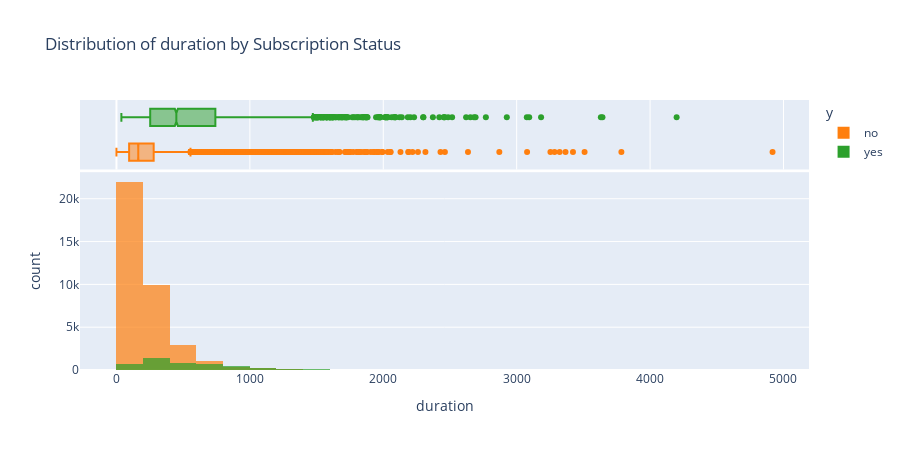
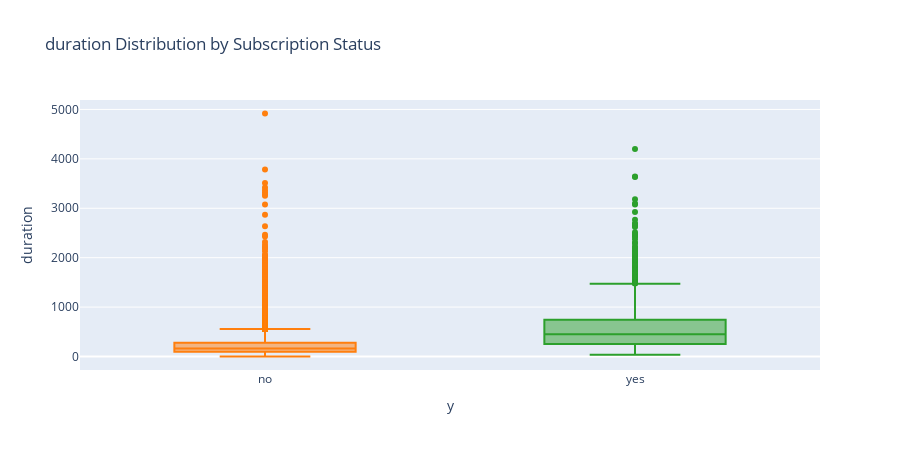

Here is the notebook cell these charts were saved with, in order:
### Code cell
# Cell 5: Numerical Feature Analysis

print("\n--- Numerical Feature Analysis ---")
selected_num = 'duration' # Example: Use 'duration'

if selected_num in df_filtered.columns:
    print(f"\nStatistics for '{selected_num}': Mean={df_filtered[selected_num].mean():.2f}, Median={df_filtered[selected_num].median():.2f}")
    
    # Distribution/Histogram
    fig_hist = px.histogram(
        df_filtered,
        x=selected_num,
        color='y',
        title=f"Distribution of {selected_num} by Subscription Status",
        nbins=40,
        color_discrete_map={'no': '#ff7f0e', 'yes': '#2ca02c'},
        opacity=0.7,
        barmode='overlay',
        marginal='box'
    )
    fig_hist.update_layout(height=450)
    fig_hist.show()
    
    # Boxplot by Target
    fig_box = px.box(
        df_filtered,
        x='y',
        y=selected_num,
        color='y',
        title=f"{selected_num} Distribution by Subscription Status",
        color_discrete_map={'no': '#ff7f0e', 'yes': '#2ca02c'},
        points='outliers'
    )
    fig_box.update_layout(height=450, showlegend=False)
    fig_box.show()

### Figure 1 — Plotly figure (JSON) as saved in the notebook; plotly's stock layout.template omitted (floating-point values rounded to 4 significant figures; data arrays with more than 128 entries replaced by an {"elided": "..."} marker saying what was removed)
{"data": [{"bingroup": "x", "hovertemplate": "y=no<br>duration=%{x}<br>count=%{y}<extra></extra>", "legendgroup": "no", "marker": {"color": "#ff7f0e", "opacity": 0.7, "pattern": {"shape": ""}}, "name": "no", "nbinsx": 40, "orientation": "v", "showlegend": true, "type": "histogram", "x": {"elided": "36548 int values"}, "xaxis": "x", "yaxis": "y"}, {"hovertemplate": "y=no<br>duration=%{x}<extra></extra>", "legendgroup": "no", "marker": {"color": "#ff7f0e"}, "name": "no", "notched": true, "showlegend": false, "type": "box", "x": {"elided": "36548 int values"}, "xaxis": "x2", "yaxis": "y2"}, {"bingroup": "x", "hovertemplate": "y=yes<br>duration=%{x}<br>count=%{y}<extra></extra>", "legendgroup": "yes", "marker": {"color": "#2ca02c", "opacity": 0.7, "pattern": {"shape": ""}}, "name": "yes", "nbinsx": 40, "orientation": "v", "showlegend": true, "type": "histogram", "x": {"elided": "4640 int values"}, "xaxis": "x", "yaxis": "y"}, {"hovertemplate": "y=yes<br>duration=%{x}<extra></extra>", "legendgroup": "yes", "marker": {"color": "#2ca02c"}, "name": "yes", "notched": true, "showlegend": false, "type": "box", "x": {"elided": "4640 int values"}, "xaxis": "x2", "yaxis": "y2"}], "layout": {"barmode": "overlay", "height": 450, "legend": {"title": {"text": "y"}, "tracegroupgap": 0}, "title": {"text": "Distribution of duration by Subscription Status"}, "xaxis": {"anchor": "y", "domain": [0, 1], "title": {"text": "duration"}}, "xaxis2": {"anchor": "y2", "domain": [0, 1], "matches": "x", "showgrid": true, "showticklabels": false}, "yaxis": {"anchor": "x", "domain": [0, 0.7326], "title": {"text": "count"}}, "yaxis2": {"anchor": "x2", "domain": [0.7426, 1], "matches": "y2", "showgrid": false, "showline": false, "showticklabels": false, "ticks": ""}}}

### Figure 2 — Plotly figure (JSON) as saved in the notebook; plotly's stock layout.template omitted (floating-point values rounded to 4 significant figures; data arrays with more than 128 entries replaced by an {"elided": "..."} marker saying what was removed)
{"data": [{"alignmentgroup": "True", "boxpoints": "outliers", "hovertemplate": "y=%{x}<br>duration=%{y}<extra></extra>", "legendgroup": "no", "marker": {"color": "#ff7f0e"}, "name": "no", "notched": false, "offsetgroup": "no", "orientation": "v", "showlegend": true, "type": "box", "x": {"elided": "36548 str values"}, "x0": " ", "xaxis": "x", "y": {"elided": "36548 int values"}, "y0": " ", "yaxis": "y"}, {"alignmentgroup": "True", "boxpoints": "outliers", "hovertemplate": "y=%{x}<br>duration=%{y}<extra></extra>", "legendgroup": "yes", "marker": {"color": "#2ca02c"}, "name": "yes", "notched": false, "offsetgroup": "yes", "orientation": "v", "showlegend": true, "type": "box", "x": {"elided": "4640 str values"}, "x0": " ", "xaxis": "x", "y": {"elided": "4640 int values"}, "y0": " ", "yaxis": "y"}], "layout": {"boxmode": "overlay", "height": 450, "legend": {"title": {"text": "y"}, "tracegroupgap": 0}, "showlegend": false, "title": {"text": "duration Distribution by Subscription Status"}, "xaxis": {"anchor": "y", "categoryarray": ["no", "yes"], "categoryorder": "array", "domain": [0, 1], "title": {"text": "y"}}, "yaxis": {"anchor": "x", "domain": [0, 1], "title": {"text": "duration"}}}}
